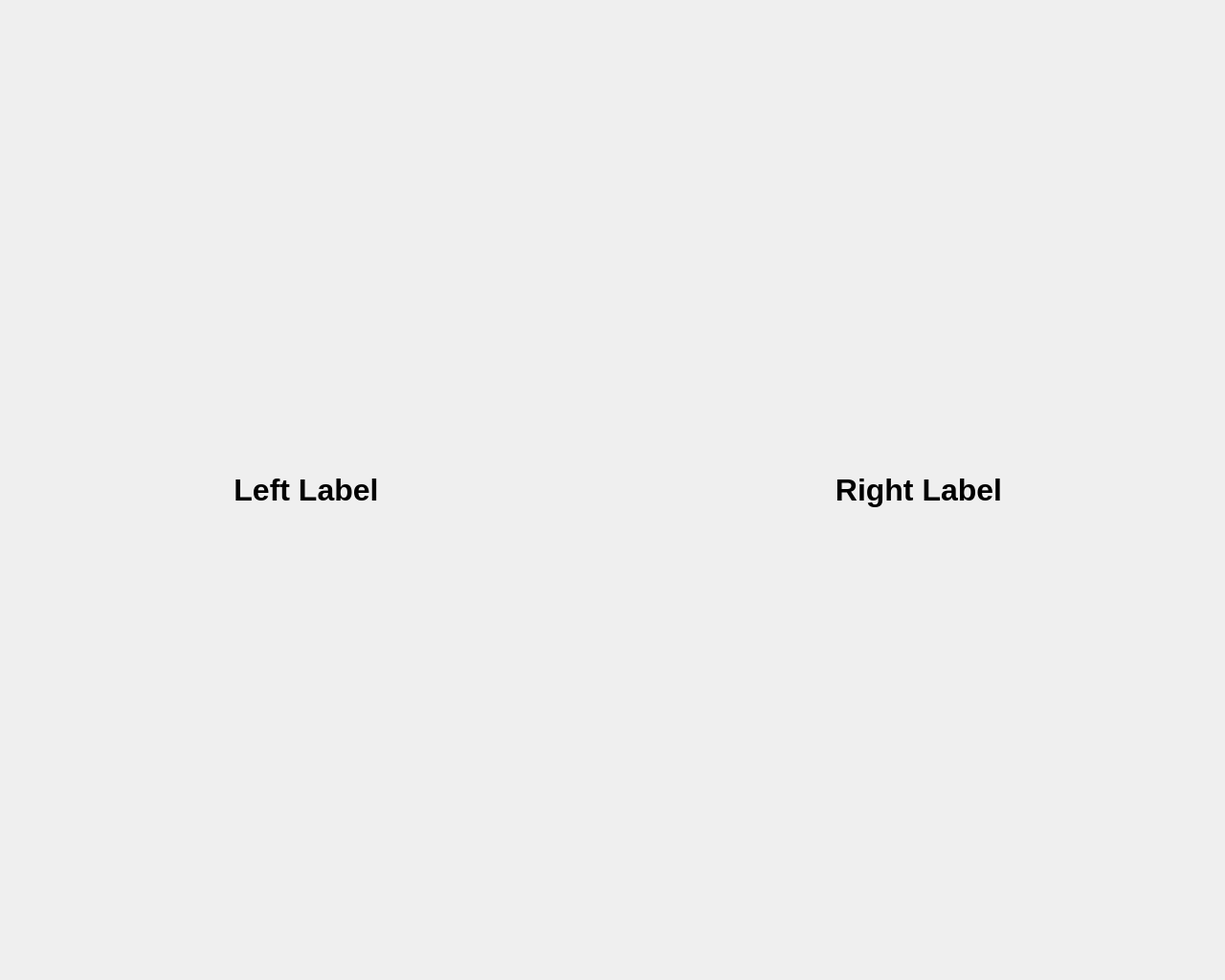
<?xml version="1.0" encoding="UTF-8"?>
<ui version="4.0">
 <class>webcam4</class>
 <widget class="QWidget" name="webcam4">
  <property name="geometry">
   <rect>
    <x>0</x>
    <y>0</y>
    <width>1280</width>
    <height>1024</height>
   </rect>
  </property>
  <property name="windowTitle">
   <string>Status Display</string>
  </property>
  <layout class="QGridLayout" name="gridLayout">
   <property name="margin">
    <number>0</number>
   </property>
   <property name="spacing">
    <number>0</number>
   </property>
   <item row="0" column="0">
    <widget class="ffmpegWidget" name="topleft" native="true"/>
   </item>
   <item row="0" column="1">
    <widget class="ffmpegWidget" name="topright" native="true"/>
   </item>
   <item row="1" column="0">
    <widget class="QLabel" name="leftlabel">
     <property name="sizePolicy">
      <sizepolicy hsizetype="Preferred" vsizetype="Maximum">
       <horstretch>0</horstretch>
       <verstretch>0</verstretch>
      </sizepolicy>
     </property>
     <property name="minimumSize">
      <size>
       <width>0</width>
       <height>64</height>
      </size>
     </property>
     <property name="font">
      <font>
       <pointsize>24</pointsize>
       <weight>75</weight>
       <bold>true</bold>
      </font>
     </property>
     <property name="text">
      <string>Left Label</string>
     </property>
     <property name="alignment">
      <set>Qt::AlignCenter</set>
     </property>
    </widget>
   </item>
   <item row="1" column="1">
    <widget class="QLabel" name="rightlabel">
     <property name="sizePolicy">
      <sizepolicy hsizetype="Preferred" vsizetype="Maximum">
       <horstretch>0</horstretch>
       <verstretch>0</verstretch>
      </sizepolicy>
     </property>
     <property name="minimumSize">
      <size>
       <width>0</width>
       <height>64</height>
      </size>
     </property>
     <property name="font">
      <font>
       <pointsize>24</pointsize>
       <weight>75</weight>
       <bold>true</bold>
      </font>
     </property>
     <property name="text">
      <string>Right Label</string>
     </property>
     <property name="alignment">
      <set>Qt::AlignCenter</set>
     </property>
    </widget>
   </item>
   <item row="2" column="0">
    <widget class="ffmpegWidget" name="bottomleft" native="true"/>
   </item>
   <item row="2" column="1">
    <widget class="ffmpegWidget" name="bottomright" native="true"/>
   </item>
  </layout>
 </widget>
 <customwidgets>
  <customwidget>
   <class>ffmpegWidget</class>
   <extends>QWidget</extends>
   <header>ffmpegWidget.h</header>
   <container>1</container>
   <slots>
    <signal>xChanged(int)</signal>
    <signal>yChanged(int)</signal>
    <signal>maxXChanged(int)</signal>
    <signal>maxYChanged(int)</signal>
    <signal>zoomChanged(int)</signal>
    <signal>gxChanged(int)</signal>
    <signal>gyChanged(int)</signal>
    <signal>maxGxChanged(int)</signal>
    <signal>maxGyChanged(int)</signal>
    <signal>gridChanged(bool)</signal>
    <signal>fpsChanged(QString)</signal>
    <signal>visWChanged(QString)</signal>
    <signal>visHChanged(QString)</signal>
    <signal>gsChanged(int)</signal>
    <slot>setX(int)</slot>
    <slot>setY(int)</slot>
    <slot>setZoom(int)</slot>
    <slot>setGx(int)</slot>
    <slot>setGy(int)</slot>
    <slot>setGs(int)</slot>
    <slot>setGcol()</slot>
    <slot>setGrid(bool)</slot>
    <slot>setReset()</slot>
    <slot>setFcol(int)</slot>
   </slots>
  </customwidget>
 </customwidgets>
 <resources/>
 <connections/>
</ui>
